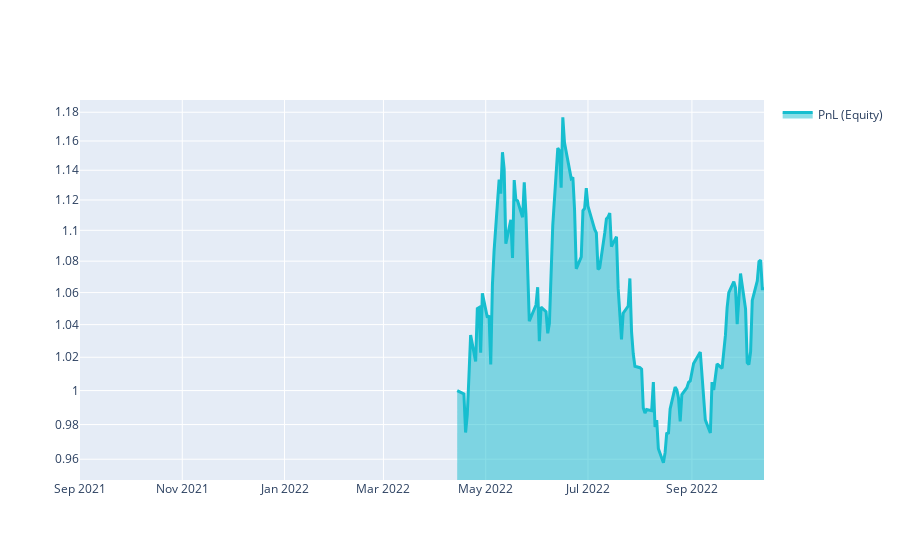

Source (notebook cell):
### Markdown cell above
# Q18 Quick Start

This template shows you the basic steps for taking part to the **Q18 NASDAQ-100 Stock Long-Short contest**.

### Code cell
import xarray as xr

import qnt.ta as qnta
import qnt.data as qndata
import qnt.output as qnout
import qnt.stats as qns

data = qndata.stocks.load_ndx_data(min_date="2021-09-01")

close     = data.sel(field="close")
is_liquid = data.sel(field="is_liquid")
sma_slow  = qnta.sma(close, 240)
sma_fast  = qnta.sma(close, 12)
weights   = xr.where(sma_slow < sma_fast, 1, -1)
weights   = weights * is_liquid

weights = qnout.clean(weights, data, "stocks_nasdaq100")

# calc stats
stats = qns.calc_stat(data, weights.sel(time=slice("2022-04-14", None)))
display(stats.to_pandas().tail())

# graph
performance = stats.to_pandas()["equity"]
import qnt.graph as qngraph

qngraph.make_plot_filled(performance.index, performance, name="PnL (Equity)", type="log")

### Figure 1 — Plotly figure (JSON) as saved in the notebook; plotly's stock layout.template omitted (floating-point values rounded to 4 significant figures; data arrays with more than 128 entries replaced by an {"elided": "..."} marker saying what was removed)
{"data": [{"fill": "tonexty", "line": {"color": "#17BECF", "width": 3}, "name": "PnL (Equity)", "type": "scatter", "x": {"elided": "283 str values"}, "y": {"elided": "283 float values"}}], "layout": {"autosize": true, "showlegend": true, "xaxis": {"autorange": true, "range": ["2021-09-01", "2022-10-14"], "type": "date"}, "yaxis": {"range": [-0.0231, 0.07505], "type": "log"}}}
